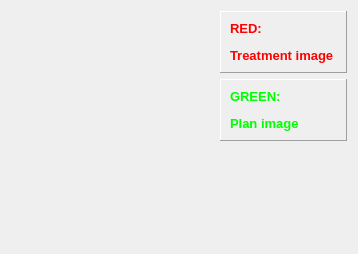
                  <widget class="QWidget" name="False_Color">
                   <property name="geometry">
                    <rect>
                     <x>0</x>
                     <y>0</y>
                     <width>358</width>
                     <height>254</height>
                    </rect>
                   </property>
                   <attribute name="label">
                    <string>False Colors</string>
                   </attribute>
                   <layout class="QGridLayout" name="gridLayout_38">
                    <item row="4" column="0">
                     <spacer name="verticalSpacer_27">
                      <property name="orientation">
                       <enum>Qt::Vertical</enum>
                      </property>
                      <property name="sizeType">
                       <enum>QSizePolicy::Minimum</enum>
                      </property>
                      <property name="sizeHint" stdset="0">
                       <size>
                        <width>20</width>
                        <height>30</height>
                       </size>
                      </property>
                     </spacer>
                    </item>
                    <item row="3" column="1">
                     <spacer name="verticalSpacer_10">
                      <property name="orientation">
                       <enum>Qt::Vertical</enum>
                      </property>
                      <property name="sizeHint" stdset="0">
                       <size>
                        <width>20</width>
                        <height>40</height>
                       </size>
                      </property>
                     </spacer>
                    </item>
                    <item row="0" column="0" rowspan="4">
                     <widget class="matplotlibWidget" name="Display_FalseColor" native="true">
                      <property name="enabled">
                       <bool>true</bool>
                      </property>
                      <property name="sizePolicy">
                       <sizepolicy hsizetype="Expanding" vsizetype="Expanding">
                        <horstretch>0</horstretch>
                        <verstretch>0</verstretch>
                       </sizepolicy>
                      </property>
                      <property name="minimumSize">
                       <size>
                        <width>200</width>
                        <height>200</height>
                       </size>
                      </property>
                      <property name="maximumSize">
                       <size>
                        <width>1000000</width>
                        <height>1000000</height>
                       </size>
                      </property>
                     </widget>
                    </item>
                    <item row="1" column="1">
                     <widget class="QFrame" name="frame_3">
                      <property name="sizePolicy">
                       <sizepolicy hsizetype="Minimum" vsizetype="Minimum">
                        <horstretch>0</horstretch>
                        <verstretch>0</verstretch>
                       </sizepolicy>
                      </property>
                      <property name="frameShape">
                       <enum>QFrame::Panel</enum>
                      </property>
                      <property name="frameShadow">
                       <enum>QFrame::Raised</enum>
                      </property>
                      <layout class="QGridLayout" name="gridLayout_37">
                       <item row="0" column="0">
                        <widget class="QLabel" name="label_62">
                         <property name="font">
                          <font>
                           <pointsize>10</pointsize>
                           <weight>75</weight>
                           <bold>true</bold>
                          </font>
                         </property>
                         <property name="text">
                          <string>&lt;html&gt;&lt;head/&gt;&lt;body&gt;&lt;p&gt;&lt;span style=&quot; color:#00ff00;&quot;&gt;GREEN: &lt;/span&gt;&lt;/p&gt;&lt;p&gt;&lt;span style=&quot; color:#00ff00;&quot;&gt;Plan image &lt;/span&gt;&lt;/p&gt;&lt;/body&gt;&lt;/html&gt;</string>
                         </property>
                        </widget>
                       </item>
                      </layout>
                     </widget>
                    </item>
                    <item row="0" column="1">
                     <widget class="QFrame" name="frame_2">
                      <property name="sizePolicy">
                       <sizepolicy hsizetype="Minimum" vsizetype="Minimum">
                        <horstretch>0</horstretch>
                        <verstretch>0</verstretch>
                       </sizepolicy>
                      </property>
                      <property name="frameShape">
                       <enum>QFrame::Panel</enum>
                      </property>
                      <property name="frameShadow">
                       <enum>QFrame::Raised</enum>
                      </property>
                      <layout class="QGridLayout" name="gridLayout_29">
                       <item row="0" column="0">
                        <widget class="QLabel" name="label_61">
                         <property name="font">
                          <font>
                           <pointsize>10</pointsize>
                           <weight>75</weight>
                           <bold>true</bold>
                          </font>
                         </property>
                         <property name="frameShape">
                          <enum>QFrame::NoFrame</enum>
                         </property>
                         <property name="text">
                          <string>&lt;html&gt;&lt;head/&gt;&lt;body&gt;&lt;p&gt;&lt;span style=&quot; color:#ff0000;&quot;&gt;RED: &lt;/span&gt;&lt;/p&gt;&lt;p&gt;&lt;span style=&quot; color:#ff0000;&quot;&gt;Treatment image &lt;/span&gt;&lt;/p&gt;&lt;/body&gt;&lt;/html&gt;</string>
                         </property>
                        </widget>
                       </item>
                      </layout>
                     </widget>
                    </item>
                   </layout>
                  </widget>
